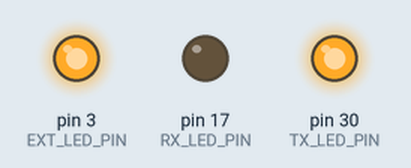
This sketch was run on a simulated Arduino Mega 2560, built with avr-gcc and run on an emulated ATmega2560. Parts: output pins drawn as LEDs (lit = HIGH).

Above: at 0.5 s.
At 3.5 s:
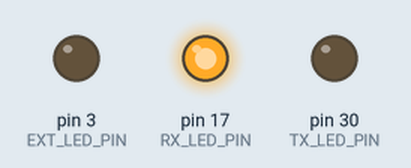
Timing chart, 0 to 4.6 s (numbered marks = the images above):
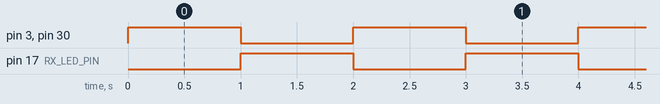

The sketch:

blink.ino
```cpp
/**
 * Поочередно маргаем встроенными светодиодами и внешним
 * с задержкой в 1000 миллисекунд (1 секунда)
 *
 * @platform Arduino Pro Micro (Leonardo)
 * @author: MrGobus <mrgobus@gmail.com>
 */

/*
 * Пины встроенных светодиодов
 * Значения отличаются от стандартной arduino
 */

#define RX_LED_PIN 17 // Пин встроенного светодиода RX
#define TX_LED_PIN 30 // Пин встроенного светодиода TX
#define EXT_LED_PIN 3 // Пин внешнего светодиода

/*
 * По какой то, видимо технологической, причине включение
 * и выключение встроенных светодиодов инвертировано, по этому определяем
 * константы для крастоы кода.
 */

#define INNER_LED_ON 0
#define INNER_LED_OFF 1

/*
 * Инициализация.
 */

void setup() {
  // Устанавливаем режим вывода для светодиодов
  pinMode(RX_LED_PIN, OUTPUT);
  pinMode(TX_LED_PIN, OUTPUT);
  pinMode(EXT_LED_PIN, OUTPUT);
}

/*
 * Выполнение. Вызывается повторно до бесконечности.
 */

void loop() {
  // Последовательно включаем встроенные светодиоды
  // и моргаем внешним светодиодом
  // с задержкой в 1000 миллисекунд (1 секунда)

  digitalWrite(EXT_LED_PIN, HIGH); // Включает внешний светодиод
  digitalWrite(RX_LED_PIN, INNER_LED_ON); // Включает внутренний светодиод RX
  digitalWrite(TX_LED_PIN, INNER_LED_OFF); // Выключает внутренний светодиод TX
  delay(1000); // Пауза

  digitalWrite(EXT_LED_PIN, LOW); // Выключает внешний светодиод
  digitalWrite(RX_LED_PIN, INNER_LED_OFF); // Выключает внутренний светодиод RX
  digitalWrite(TX_LED_PIN, INNER_LED_ON); // Включает внутренний светодиод TX
  delay(1000); // Пауза
}
```

Measured:
- by itself, pin 3 (EXT_LED_PIN), pin 17 (RX_LED_PIN), pin 30 (TX_LED_PIN): alternates HIGH for 1.0 s and LOW for 1.0 s
